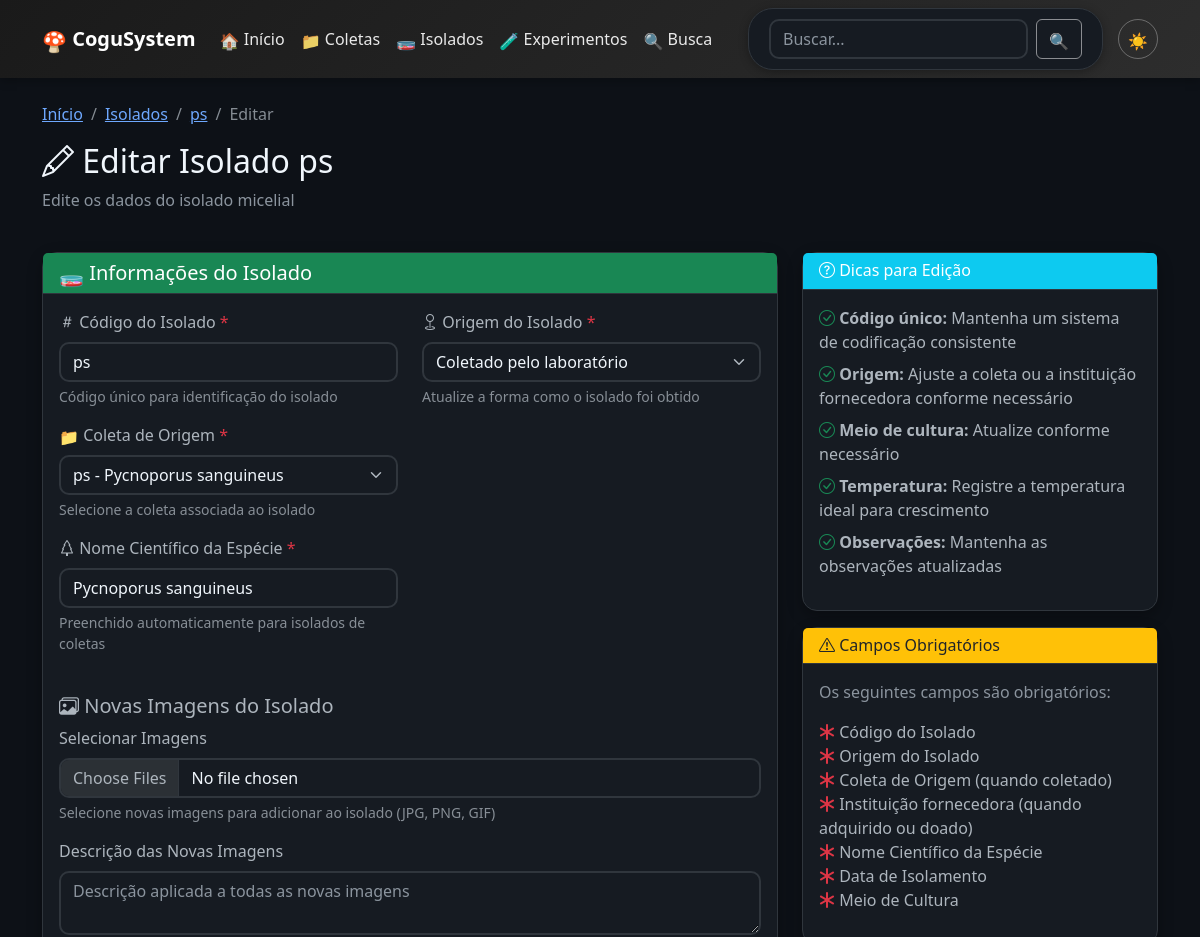
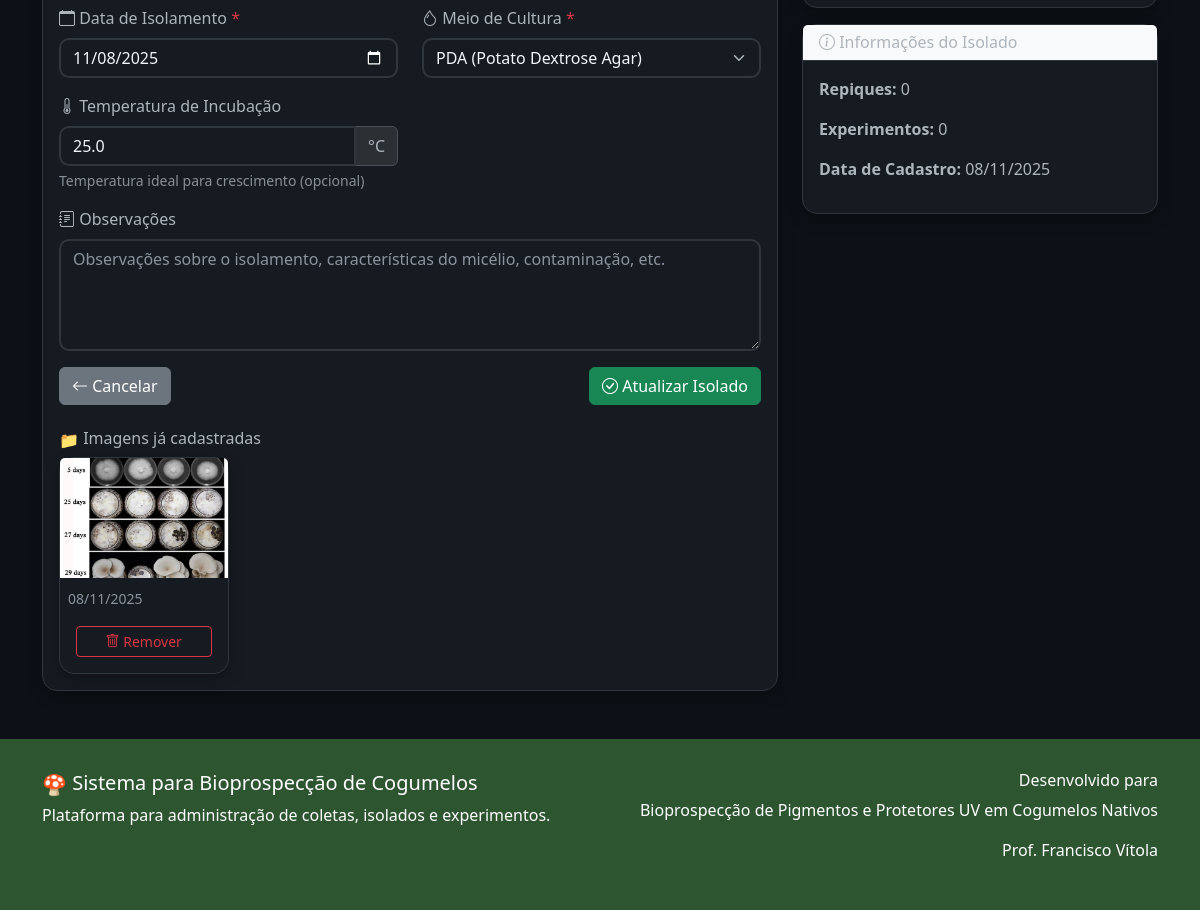
/isolado/1/editar, run on the app's committed database (2 pictures, top to bottom).
### app.py (models this page shows)
class Isolado(db.Model):
    id = db.Column(db.Integer, primary_key=True)
    codigo = db.Column(db.String(50), unique=True, nullable=False)
    coleta_id = db.Column(db.Integer, db.ForeignKey('coleta.id'), nullable=True)
    origem_tipo = db.Column(db.String(20), nullable=False, default='coleta')
    origem_instituicao = db.Column(db.String(255))
    especie_nome_cientifico = db.Column(db.String(200))
    data_isolamento = db.Column(db.Date, nullable=False)
    meio_cultura = db.Column(db.String(100))
    temperatura_incubacao = db.Column(db.Float)
    observacoes = db.Column(db.Text)
    data_cadastro = db.Column(db.DateTime, default=datetime.utcnow)
    repiques = db.relationship('Repique', backref='isolado', lazy=True, cascade='all, delete-orphan')
    experimentos = db.relationship('Experimento', backref='isolado', lazy=True, cascade='all, delete-orphan')
    imagens = db.relationship('ImagemIsolado', back_populates='isolado', lazy=True, cascade='all, delete-orphan')

class Coleta(db.Model):
    id = db.Column(db.Integer, primary_key=True)
    codigo = db.Column(db.String(50), unique=True, nullable=False)
    nome_cientifico = db.Column(db.String(200))
    nome_popular = db.Column(db.String(200))
    data_coleta = db.Column(db.Date, nullable=False)
    local_coleta = db.Column(db.String(500))
    coordenadas = db.Column(db.String(100))
    substrato = db.Column(db.String(200))
    coletor = db.Column(db.String(200))
    observacoes = db.Column(db.Text)
    data_cadastro = db.Column(db.DateTime, default=datetime.utcnow)
    isolados = db.relationship('Isolado', backref='coleta', lazy=True, cascade='all, delete-orphan')
    experimentos = db.relationship('Experimento', backref='coleta', lazy=True, cascade='all, delete-orphan')
    imagens = db.relationship('ImagemColeta', back_populates='coleta', lazy=True, cascade='all, delete-orphan')

class ImagemIsolado(db.Model):
    id = db.Column(db.Integer, primary_key=True)
    isolado_id = db.Column(db.Integer, db.ForeignKey('isolado.id'), nullable=False)
    nome_arquivo = db.Column(db.String(255), nullable=False)
    descricao = db.Column(db.String(500))
    data_upload = db.Column(db.DateTime, default=datetime.utcnow)
    isolado = db.relationship('Isolado', back_populates='imagens')

### app.py (the view, shortened to what this page needs)
@app.route('/isolado/<int:id>/editar', methods=['GET', 'POST'])
def editar_isolado(id):
    isolado = Isolado.query.get_or_404(id)
    coletas = Coleta.query.all()
    return render_template('editar_isolado.html', isolado=isolado, coletas=coletas)

### templates/editar_isolado.html (shortened to what this page needs)
{% extends "base.html" %}
{% block content %}
<div class="row mb-4">
    <div class="col-12">
        <nav aria-label="breadcrumb">
            <ol class="breadcrumb">
                <li class="breadcrumb-item"><a href="{{ url_for('index') }}">Início</a></li>
                <li class="breadcrumb-item"><a href="{{ url_for('isolados') }}">Isolados</a></li>
                <li class="breadcrumb-item"><a href="{{ url_for('isolado_detalhe', id=isolado.id) }}">{{ isolado.codigo }}</a></li>
                <li class="breadcrumb-item active" aria-current="page">Editar</li>
            </ol>
        </nav>
        <h2><i class="bi bi-pencil"></i> Editar Isolado {{ isolado.codigo }}</h2>
        <p class="text-muted">Edite os dados do isolado micelial</p>
    </div>
</div>
<div class="row">
    <div class="col-lg-8">
        <div class="card">
            <div class="card-header bg-success text-white">
                <h5 class="mb-0"><i class="bi bi-petri-dish"></i> Informações do Isolado</h5>
            </div>
            <div class="card-body">
                <form method="POST" enctype="multipart/form-data">
                    <div class="row">
                        <div class="col-md-6 mb-3">
                            <label for="codigo" class="form-label">
                                <i class="bi bi-hash"></i> Código do Isolado <span class="text-danger">*</span>
                            </label>
                            <input type="text" class="form-control" id="codigo" name="codigo" required
                                   value="{{ isolado.codigo }}" placeholder="Ex: ISO001, ISO2024-001">
                            <div class="form-text">Código único para identificação do isolado</div>
                        </div>
                        <div class="col-md-6 mb-3">
                            <label for="origem_tipo" class="form-label">
                                <i class="bi bi-geo"></i> Origem do Isolado <span class="text-danger">*</span>
                            </label>
                            {% set origem_atual = isolado.origem_tipo or 'coleta' %}
                            <select class="form-select" id="origem_tipo" name="origem_tipo" required>
                                <option value="coleta" {% if origem_atual == 'coleta' %}selected{% endif %}>Coletado pelo laboratório</option>
                            </select>
                            <div class="form-text">Atualize a forma como o isolado foi obtido</div>
                        </div>
                    </div>
                    <div class="row">
                        <div class="col-md-6 mb-3 {% if origem_atual != 'coleta' %}d-none{% endif %}" id="coleta_group">
                            <label for="coleta_id" class="form-label">
                                <i class="bi bi-collection"></i> Coleta de Origem <span class="text-danger">*</span>
                            </label>
                            <select class="form-select" id="coleta_id" name="coleta_id" {% if origem_atual == 'coleta' %}required{% endif %}>
                                {% for coleta in coletas %}
                                <option value="{{ coleta.id }}" data-especie="{{ coleta.nome_cientifico or '' }}" {% if coleta.id == isolado.coleta_id %}selected{% endif %}>
                                    {{ coleta.codigo }} - {{ coleta.nome_cientifico or coleta.nome_popular or 'Sem identificação' }}
                                </option>
                                {% endfor %}
                            </select>
                            <div class="form-text">Selecione a coleta associada ao isolado</div>
                        </div>
                    </div>
                    <div class="row">
                        <div class="col-md-6 mb-3" id="especie_group">
                            <label for="especie_nome_cientifico" class="form-label">
                                <i class="bi bi-tree"></i> Nome Científico da Espécie <span class="text-danger">*</span>
                            </label>
                            <input type="text" class="form-control" id="especie_nome_cientifico" name="especie_nome_cientifico"
                                   value="{{ isolado.especie_nome_cientifico or '' }}"
                                   placeholder="Ex: Pleurotus ostreatus">
                            <div class="form-text">Preenchido automaticamente para isolados de coletas</div>
                        </div>
                    </div>
                    <div class="row mt-4">
                        <div class="col-12">
                            <h5><i class="bi bi-images"></i> Novas Imagens do Isolado</h5>
                            <div class="mb-3">
                                <label for="imagens_isolado" class="form-label">Selecionar Imagens</label>
                                <input type="file" class="form-control" id="imagens_isolado" name="imagens_isolado" multiple accept="image/*">
                                <div class="form-text">Selecione novas imagens para adicionar ao isolado (JPG, PNG, GIF)</div>
                            </div>
                            <div class="mb-3">
                                <label for="descricao_imagem_isolado" class="form-label">Descrição das Novas Imagens</label>
                                <textarea class="form-control" id="descricao_imagem_isolado" name="descricao_imagem_isolado" rows="2"
                                          placeholder="Descrição aplicada a todas as novas imagens"></textarea>
                            </div>
                        </div>
                    </div>
                    <div class="row">
                        <div class="col-md-6 mb-3">
                            <label for="data_isolamento" class="form-label">
                                <i class="bi bi-calendar"></i> Data de Isolamento <span class="text-danger">*</span>
                            </label>
                            <input type="date" class="form-control" id="data_isolamento" name="data_isolamento"
                                   value="{{ isolado.data_isolamento.strftime('%Y-%m-%d') }}" required>
                        </div>
                        <div class="col-md-6 mb-3">
                            <label for="meio_cultura" class="form-label">
                                <i class="bi bi-droplet"></i> Meio de Cultura <span class="text-danger">*</span>
                            </label>
                            <select class="form-select" id="meio_cultura" name="meio_cultura" required>
                                <option value="PDA" {{ 'selected' if isolado.meio_cultura == 'PDA' }}>PDA (Potato Dextrose Agar)</option>
                            </select>
                        </div>
                    </div>
                    <div class="row">
                        <div class="col-md-6 mb-3">
                            <label for="temperatura_incubacao" class="form-label">
                                <i class="bi bi-thermometer-half"></i> Temperatura de Incubação
                            </label>
                            <div class="input-group">
                                <input type="number" class="form-control" id="temperatura_incubacao"
                                       name="temperatura_incubacao" step="0.1" min="0" max="50"
                                       value="{{ isolado.temperatura_incubacao or '' }}" placeholder="Ex: 25.0">
                                <span class="input-group-text">°C</span>
                            </div>
                            <div class="form-text">Temperatura ideal para crescimento (opcional)</div>
                        </div>
                    </div>
                    <div class="mb-3">
                        <label for="observacoes" class="form-label">
                            <i class="bi bi-journal-text"></i> Observações
                        </label>
                        <textarea class="form-control" id="observacoes" name="observacoes" rows="4"
                                  placeholder="Observações sobre o isolamento, características do micélio, contaminação, etc.">{{ isolado.observacoes or '' }}</textarea>
                    </div>
                    <div class="d-flex justify-content-between">
                        <a href="{{ url_for('isolado_detalhe', id=isolado.id) }}" class="btn btn-secondary">
                            <i class="bi bi-arrow-left"></i> Cancelar
                        </a>
                        <button type="submit" class="btn btn-success">
                            <i class="bi bi-check-circle"></i> Atualizar Isolado
                        </button>
                    </div>
                </form>
                {% if isolado.imagens %}
                <div class="mt-4">
                    <h6><i class="bi bi-collection"></i> Imagens já cadastradas</h6>
                    <div class="row g-2">
                        {% for imagem in isolado.imagens %}
                        <div class="col-md-3 col-sm-4 col-6">
                            <div class="card h-100">
                                <img src="{{ url_for('uploaded_file', filename=imagem.nome_arquivo) }}"
                                     class="card-img-top"
                                     style="height: 120px; object-fit: cover;" alt="Imagem existente">
                                <div class="card-body p-2">
                                    <small class="text-muted">{{ imagem.data_upload.strftime('%d/%m/%Y') }}</small>
                                </div>
                                <div class="card-footer bg-transparent border-top-0 pb-3">
                                    <form method="POST" action="{{ url_for('excluir_imagem_isolado', id=imagem.id) }}" onsubmit="return confirm('Tem certeza que deseja remover esta imagem?');">
                                        <button type="submit" class="btn btn-sm btn-outline-danger w-100">
                                            <i class="bi bi-trash"></i> Remover
                                        </button>
                                    </form>
                                </div>
                            </div>
                        </div>
                        {% endfor %}
                    </div>
                </div>
                {% endif %}
            </div>
        </div>
    </div>
    <div class="col-lg-4">
        <div class="card">
            <div class="card-header bg-info text-white">
                <h6 class="mb-0"><i class="bi bi-question-circle"></i> Dicas para Edição</h6>
            </div>
            <div class="card-body">
                <ul class="list-unstyled">
                    <li class="mb-2">
                        <i class="bi bi-check-circle text-success"></i>
                        <strong>Código único:</strong> Mantenha um sistema de codificação consistente
                    </li>
                    <li class="mb-2">
                        <i class="bi bi-check-circle text-success"></i>
                        <strong>Origem:</strong> Ajuste a coleta ou a instituição fornecedora conforme necessário
                    </li>
                    <li class="mb-2">
                        <i class="bi bi-check-circle text-success"></i>
                        <strong>Meio de cultura:</strong> Atualize conforme necessário
                    </li>
                    <li class="mb-2">
                        <i class="bi bi-check-circle text-success"></i>
                        <strong>Temperatura:</strong> Registre a temperatura ideal para crescimento
                    </li>
                    <li class="mb-2">
                        <i class="bi bi-check-circle text-success"></i>
                        <strong>Observações:</strong> Mantenha as observações atualizadas
                    </li>
                </ul>
            </div>
        </div>
        <div class="card mt-3">
            <div class="card-header bg-warning text-dark">
                <h6 class="mb-0"><i class="bi bi-exclamation-triangle"></i> Campos Obrigatórios</h6>
            </div>
            <div class="card-body">
                <p class="text-muted">Os seguintes campos são obrigatórios:</p>
                <ul class="list-unstyled">
                    <li><i class="bi bi-asterisk text-danger"></i> Código do Isolado</li>
                    <li><i class="bi bi-asterisk text-danger"></i> Origem do Isolado</li>
                    <li><i class="bi bi-asterisk text-danger"></i> Coleta de Origem (quando coletado)</li>
                    <li><i class="bi bi-asterisk text-danger"></i> Instituição fornecedora (quando adquirido ou doado)</li>
                    <li><i class="bi bi-asterisk text-danger"></i> Nome Científico da Espécie</li>
                    <li><i class="bi bi-asterisk text-danger"></i> Data de Isolamento</li>
                    <li><i class="bi bi-asterisk text-danger"></i> Meio de Cultura</li>
                </ul>
            </div>
        </div>
        <div class="card mt-3">
            <div class="card-header bg-light">
                <h6 class="mb-0"><i class="bi bi-info-circle"></i> Informações do Isolado</h6>
            </div>
            <div class="card-body">
                <p><strong>Repiques:</strong> {{ isolado.repiques|length }}</p>
                <p><strong>Experimentos:</strong> {{ isolado.experimentos|length }}</p>
                <p><strong>Data de Cadastro:</strong> {{ isolado.data_cadastro.strftime('%d/%m/%Y') if isolado.data_cadastro else 'N/A' }}</p>
            </div>
        </div>
    </div>
</div>
{% endblock %}

### data on the page
Isolado: codigo "ps", origem_tipo "Coletado pelo laboratório", coleta_id "ps - Pycnoporus sanguineus", especie_nome_cientifico "Pycnoporus sanguineus", data_isolamento "11/08/2025", temperatura_incubacao "25.0", data_cadastro "08/11/2025"
ImagemIsolado: nome_arquivo (picture), data_upload "08/11/2025"

### other printed values
{{ isolado.repiques|length }} "0"
{{ isolado.experimentos|length }} "0"
